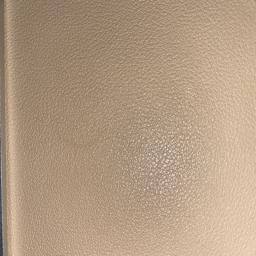
#> input picture DataImage/Leatherette.JPG, 256 x 256 px, found by its file name
$ jupyter execute --allow-errors CompareSurfaceRoughness.ipynb
#> lines starting #> are read from the running program, lines starting #| are printed output that depends on the picture; long printed decimals are rounded
# Compare Surface Roughness

## Import Library

[cell 1]
import numpy as np
import math
import matplotlib.pyplot as plt
import matplotlib.colors as colors
from mpl_toolkits.mplot3d import axes3d
from matplotlib import cm
import cv2
import io
import base64
import glob
import os
from scipy import signal
import numpy as np
import matplotlib.image as img
from PIL import Image

## Load Image

[cell 2]
cwd = os.getcwd()
Leatherette_imgPath = cwd+'/DataImage/Leatherette.jpg'
VerySlipperySurface_imgPath = cwd+'/DataImage/VerySlipperySurface.JPG'

Leatherette_Img = img.imread(Leatherette_imgPath)
#> Leatherette_Img is the input picture: shape (256, 256, 3); mean R, G, B 179.1, 155.4, 130.9
VerySlipperySurface_Img = img.imread(VerySlipperySurface_imgPath)
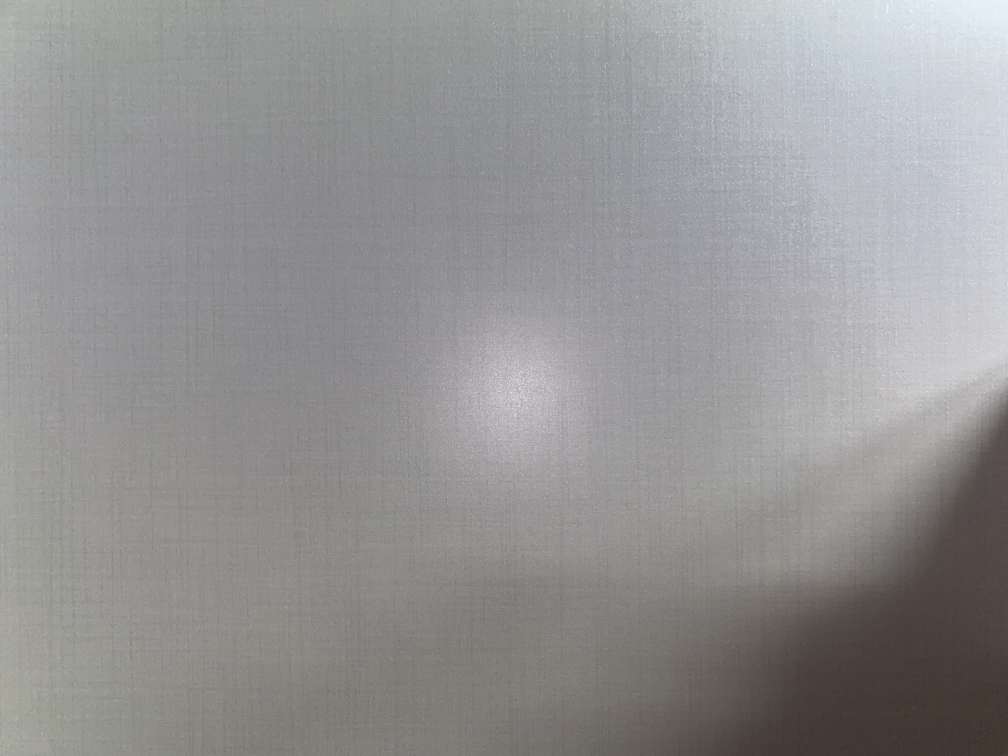
#> input picture DataImage/VerySlipperySurface.JPG, 4032 x 3024 px (shown at 1/4 size)
#> VerySlipperySurface_Img is the input picture: shape (3024, 4032, 3); mean R, G, B 148.1, 147.4, 147.7

plt.figure(figsize=(8,8))
plt.subplot(1,2,1)
plt.title('Leatherette')
plt.imshow(Leatherette_Img)

plt.subplot(1,2,2)
plt.title('VerySlipperySurface')
plt.imshow(VerySlipperySurface_Img)

plt.show()

## Convert to GrayScale using HSI

[cell 3]
def draw_convert_RGB2GRAY(Img):

    Gray_Img = np.zeros((Img.shape[0],Img.shape[1]))
    print(Gray_Img.shape)
    Gray_Img = Img[:,:,0]/3 + Img[:,:,1]/3 + Img[:,:,2]/3
    Gray_Img = Gray_Img/255

    return Gray_Img

[cell 4]
plt.figure(figsize=(8,8))

plt.subplot(1,2,1)
plt.title('Leatherette')
Gray_Leatherette = draw_convert_RGB2GRAY(Leatherette_Img)
#| (256, 256)
#> in draw_convert_RGB2GRAY, `Gray_Img = Img[:,:,0]/3 + Img[:,:,1]/3 + Img[:,:,2]/3`:
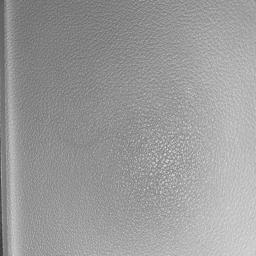
#> Gray_Img: shape (256, 256) float64; min 53, max 226.3, mean 155.1
plt.imshow(Gray_Leatherette, cmap='gray', vmin=0, vmax=1, interpolation='none')

plt.subplot(1,2,2)
plt.title('VerySlipperySurface')
Gray_VerySlipperySurface = draw_convert_RGB2GRAY(VerySlipperySurface_Img)
#| (3024, 4032)
plt.imshow(Gray_VerySlipperySurface, cmap='gray', vmin=0, vmax=1, interpolation='none')

plt.show()

## Center of Image's Surface

[cell 5]
def draw_surface(title,grayscaledImg, tile_size, set_zlim ,view_Vertical, view_Horizontal):
    fig = plt.figure(figsize=(8,8))
    ax = fig.add_subplot(111,projection='3d')

    cutted_width = grayscaledImg.shape[1]//2
    cutted_height = grayscaledImg.shape[0]//2
    center = (cutted_height, cutted_width)

    Z = grayscaledImg[center[0]-tile_size:center[0]+tile_size,center[1]-tile_size:center[1]+tile_size]*100

    x = np.linspace(0,Z.shape[1],Z.shape[1])
    y = np.linspace(0,Z.shape[0],Z.shape[0])
    X, Y = np.meshgrid(x,y)


    surf = ax.plot_surface(X, Y, Z, cmap='viridis')
    fig.colorbar(surf, shrink=0.6, aspect=15)
    ax.set_zlim(set_zlim)

    # vertical, horizontal
    ax.view_init(view_Vertical, view_Horizontal)

    plt.xticks([])
    plt.yticks([])

    plt.title(title)
    plt.tight_layout()

## Draw Data Image's Surface

[cell 6]
draw_surface('Leatherette',Gray_Leatherette,40,(0,300), 40, 30)
#> in draw_surface, `surf = ax.plot_surface(X, Y, Z, cmap='viridis')`:
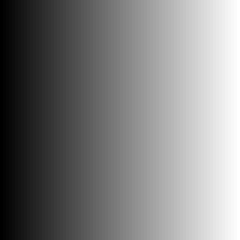
#> X: shape (80, 80) float64 (shown 3 times larger); min 0, max 80, mean 40; drawn with min black and max white
draw_surface('Leatherette',Gray_Leatherette,2000,(0,300), 90, 30)
draw_surface('VerySlipperySurface',Gray_VerySlipperySurface,40,(0,300), 40, 45)
#> call 3 of draw_surface, with title = 'VerySlipperySurface', tile_size = 40, set_zlim = (0, 300), view_Vertical = 40, view_Horizontal = 45
#> in draw_surface (call 3), `Z = grayscaledImg[center[0]-tile_size:center[0]+tile_size,center[1]-ti..`:
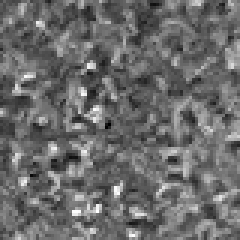
#> Z: shape (80, 80) float64 (shown 3 times larger); min 55.16, max 99.74, mean 73.9; drawn with min black and max white
draw_surface('VerySlipperySurface',Gray_VerySlipperySurface,2000,(0,300), 90, 45)
#> call 4 of draw_surface, with title = 'VerySlipperySurface', tile_size = 2000, set_zlim = (0, 300), view_Vertical = 90, view_Horizontal = 45
#> in draw_surface (call 4), `Z = grayscaledImg[center[0]-tile_size:center[0]+tile_size,center[1]-ti..`:
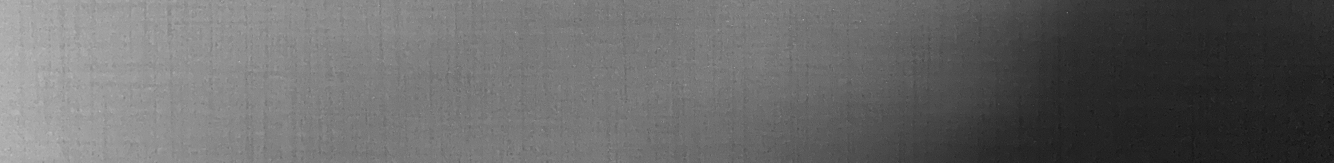
#> Z: shape (488, 4000) float64 (shown at 1/3 size); min 12.55, max 87.97, mean 43.3; drawn with min black and max white
#> in draw_surface (call 4), `surf = ax.plot_surface(X, Y, Z, cmap='viridis')`:
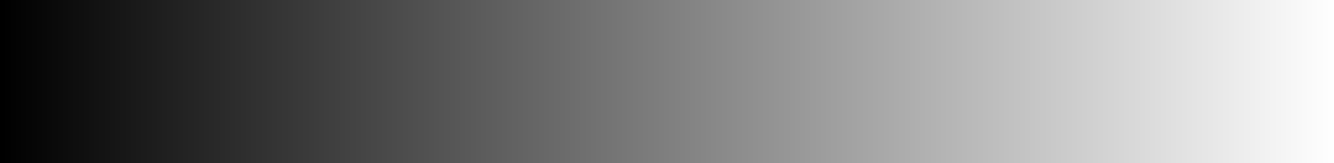
#> X: shape (488, 4000) float64 (shown at 1/3 size); min 0, max 4000, mean 2000; drawn with min black and max white
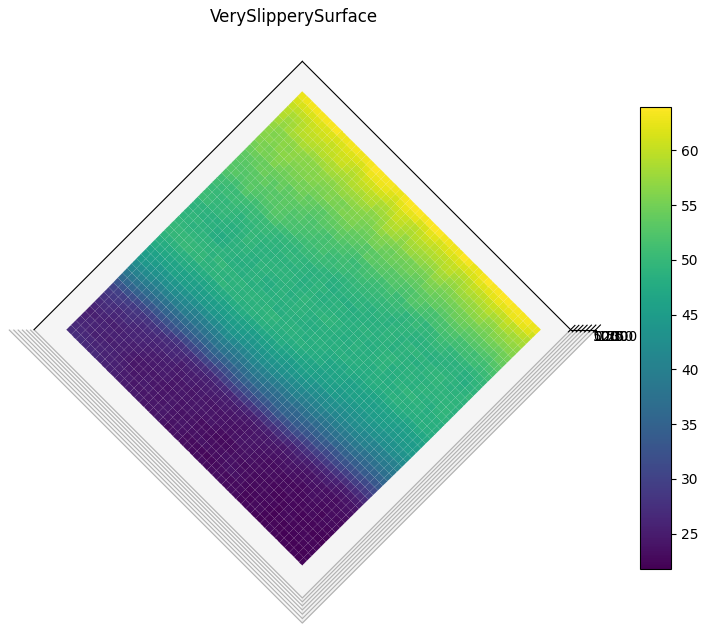
#> figure drawn by matplotlib, 2 panels

## Extract One Row of Data Image

[cell 7]
def extract_one_rowOf_DataImage(title, grayscaledImg):
    plt.figure(figsize=(8,8))

    center_row = grayscaledImg.shape[0]//2
    extract_center_row = grayscaledImg[:,center_row]

    print('min --> ',min(extract_center_row))
    print('max --> ',max(extract_center_row))

    plt.plot(extract_center_row, '-', color='black')

    plt.title(title)
    plt.show

    return extract_center_row

[cell 8]
extract_Leatherette = extract_one_rowOf_DataImage('Leatherette',Gray_Leatherette)
#> in extract_one_rowOf_DataImage, `extract_center_row = grayscaledImg[:,center_row]`: extract_center_row = 256 values, max 0.77 at index 255, min 0.456 at index 8, mean 0.577
#| min -->  0.4562
#| max -->  0.7699
#> extract_Leatherette has the same summary as extract_center_row in extract_one_rowOf_DataImage
#> figure, not shown here; curve peaks at x = 255, y = 0.77

[cell 9]
extract_VerySlipperySurface = extract_one_rowOf_DataImage('VerySlipperySurface',Gray_VerySlipperySurface)
#| min -->  0.4209
#| max -->  0.6667
#> extract_VerySlipperySurface = 3024 values, max 0.667 at index 1842, min 0.421 at index 2864, mean 0.545
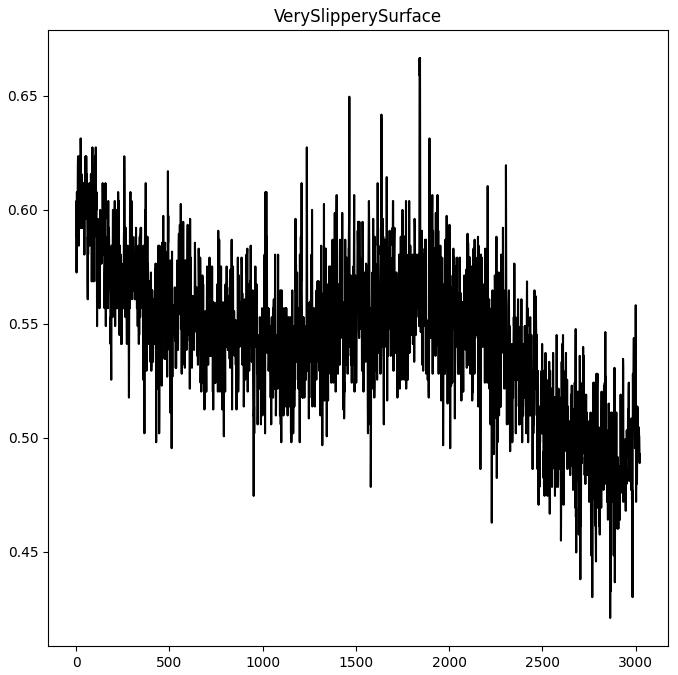
#> figure drawn by matplotlib, 1 panel; curve peaks at x = 1842, y = 0.667

## Pass through High & Low Frequency Pass Filter

### Define High & Low Frequency Pass Filter

[cell 10]
def butter_highpass(cutoff, fs, order=5):
    nyq = 0.5 * fs
    normal_cutoff = cutoff / nyq
    b, a = signal.butter(order, normal_cutoff, btype = "high", analog = False)
    return b, a

def butter_highpass_filter(data, cutoff, fs, order=5):
    b, a = butter_highpass(cutoff, fs, order=order)
    y = signal.filtfilt(b, a, data)
    return y

def butter_lowpass(cutoff, fs, order=5):
    nyq = 0.5 * fs
    normal_cutoff = cutoff / nyq
    b, a = signal.butter(order, normal_cutoff, btype='low', analog=False)
    return b,a

def butter_lowpass_filter(data, cutoff, fs, order=5):
    b, a = butter_lowpass(cutoff, fs, order=order)
    y = signal.filtfilt(b, a, data)
    return y

[cell 11]
def draw_frequency(title,filtered_frequency):
    plt.figure(figsize=(8,8))

    print('----------------------------------------')
    print(title)
    print('min --> ',min(filtered_frequency))
    print('max --> ',max(filtered_frequency))
    print('----------------------------------------')

    plt.plot(filtered_frequency, '-', color='black')

    plt.title(title)
    plt.show

[cell 12]
extract_one_rowOf_DataImage('Leatherette',Gray_Leatherette)
#| min -->  0.4562
#| max -->  0.7699
#> Out has the same summary as extract_center_row in extract_one_rowOf_DataImage

[cell 13]
HPF_Leatherette = butter_highpass_filter(extract_Leatherette,10,100)
#> in butter_highpass, `nyq = 0.5 * fs`: nyq = 50
#> in butter_highpass, `normal_cutoff = cutoff / nyq`: normal_cutoff = 0.2
#> in butter_highpass, `b, a = signal.butter(order, normal_cutoff, btype = "high", analog = Fa..`: b = [0.354, -1.77, 3.54, -3.54, 1.77, -0.354]; a = [1, -2.98, 3.81, -2.55, 0.881, -0.125]
#> in butter_highpass_filter, `b, a = butter_highpass(cutoff, fs, order=order)`: b = [0.354, -1.77, 3.54, -3.54, 1.77, -0.354]; a = [1, -2.98, 3.81, -2.55, 0.881, -0.125]
#> in butter_highpass_filter, `y = signal.filtfilt(b, a, data)`: y = 256 values, max 0.086 at index 132, min -0.0792 at index 224, mean -0.00011
#> HPF_Leatherette has the same summary as y in butter_highpass_filter
draw_frequency('HPF_Leatherette',filtered_frequency=HPF_Leatherette)
#| min -->  -0.07918
#| max -->  0.08603
LPF_Leatherette = butter_lowpass_filter(extract_Leatherette,10,100)
#> in butter_lowpass_filter, `y = signal.filtfilt(b, a, data)`: y = 256 values, max 0.77 at index 255, min 0.511 at index 0, mean 0.577
#> LPF_Leatherette has the same summary as y in butter_lowpass_filter
draw_frequency('LPF_Leatherette',filtered_frequency=LPF_Leatherette)
#| min -->  0.5112
#| max -->  0.7703
#> figure, not shown here; curve peaks at x = 132, y = 0.086
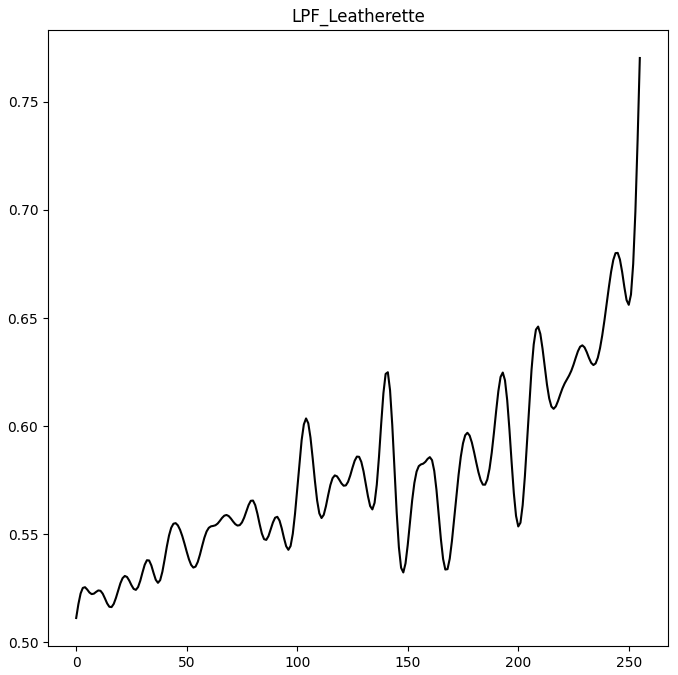
#> figure drawn by matplotlib, 1 panel; curve peaks at x = 255, y = 0.77

[cell 14]
extract_one_rowOf_DataImage('VerySlipperySurface',Gray_VerySlipperySurface)
#| min -->  0.4209
#| max -->  0.6667
#> Out has the same summary as extract_VerySlipperySurface

[cell 15]
HPF_VerySlipperySurface = butter_highpass_filter(extract_VerySlipperySurface,10,100)
#> HPF_VerySlipperySurface = 3024 values, max 0.0621 at index 1895, min -0.0633 at index 2256, mean 1.04e-06
draw_frequency('HPF_VerySlipperySurface',filtered_frequency=HPF_VerySlipperySurface)
#| min -->  -0.06334
#| max -->  0.06205
LPF_VerySlipperySurface = butter_lowpass_filter(extract_VerySlipperySurface,10,100)
#> LPF_VerySlipperySurface = 3024 values, max 0.635 at index 1843, min 0.456 at index 2866, mean 0.545
draw_frequency('LPF_VerySlipperySurface',filtered_frequency=LPF_VerySlipperySurface)
#| min -->  0.4563
#| max -->  0.6348
#> figure, not shown here; curve peaks at x = 1895, y = 0.0621
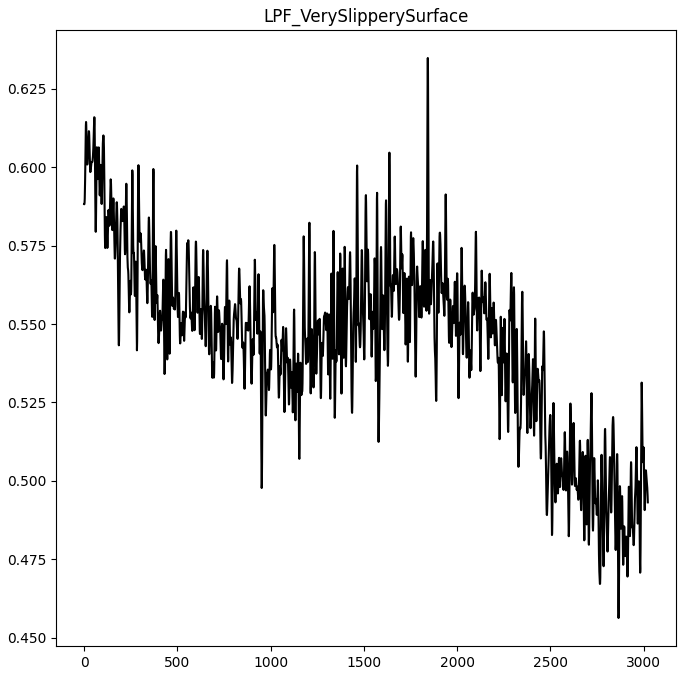
#> figure drawn by matplotlib, 1 panel; curve peaks at x = 1843, y = 0.635

## Evaluate Surface Roughness

### Ra : Arithmetical Average Roughness

[cell 16]
def compute_Ra(r_profile):

    abs_rProfile = np.absolute(r_profile)
    sum_rProfile = np.sum(abs_rProfile)

    return sum_rProfile / len(r_profile)

[cell 17]
if compute_Ra(HPF_Leatherette) > compute_Ra(HPF_VerySlipperySurface):
#> in compute_Ra, `abs_rProfile = np.absolute(r_profile)`: abs_rProfile = 256 values, max 0.086 at index 132, min 8.45e-05 at index 0, mean 0.0266
#> in compute_Ra, `sum_rProfile = np.sum(abs_rProfile)`: sum_rProfile = 6.81
    print('Leatherette is rougher than VerySlipperySurface')
else:
    print('VerySlipperySurfae is rougher than Leatherette')

### Rz1max : Maximum Height Roughness

[cell 18]
def compute_Rz1max(r_profile):

    abs_rProfile = np.absolute(r_profile)
    min_profile = min(abs_rProfile)
    max_profile = max(abs_rProfile)

    return min_profile + max_profile

[cell 19]
print(compute_Rz1max(HPF_Leatherette))
#> in compute_Rz1max, `min_profile = min(abs_rProfile)`: min_profile = 8.45e-05
#> in compute_Rz1max, `max_profile = max(abs_rProfile)`: max_profile = 0.086
#| 0.08612
print(compute_Rz1max(HPF_VerySlipperySurface))
#| 0.06335

### Rz : Ten Point Heignt

[cell 20]
def compute_Rz(r_profile):

    sorted_array = np.sort(r_profile, axis=None)
    bottom_5 = np.absolute(sorted_array[:5])
    bottom_5 = np.sum(bottom_5)
    top_5 = sorted_array[-5:]
    top_5 = np.sum(top_5)
    Rz = (bottom_5 + top_5) / 5

    return Rz

[cell 21]
print(compute_Rz(HPF_Leatherette))
#> in compute_Rz, `sorted_array = np.sort(r_profile, axis=None)`: sorted_array = 256 values from -0.0792 to 0.086
#> in compute_Rz, `bottom_5 = np.absolute(sorted_array[:5])`: bottom_5 = [0.0792, 0.0785, 0.0767, 0.0754, 0.0696]
#> in compute_Rz, `bottom_5 = np.sum(bottom_5)`: bottom_5 = 0.379
#> in compute_Rz, `top_5 = sorted_array[-5:]`: top_5 = [0.0606, 0.0657, 0.066, 0.0801, 0.086]
#> in compute_Rz, `top_5 = np.sum(top_5)`: top_5 = 0.359
#> in compute_Rz, `Rz = (bottom_5 + top_5) / 5`: Rz = 0.148
#| 0.1476
print(compute_Rz(HPF_VerySlipperySurface))
#| 0.1142
